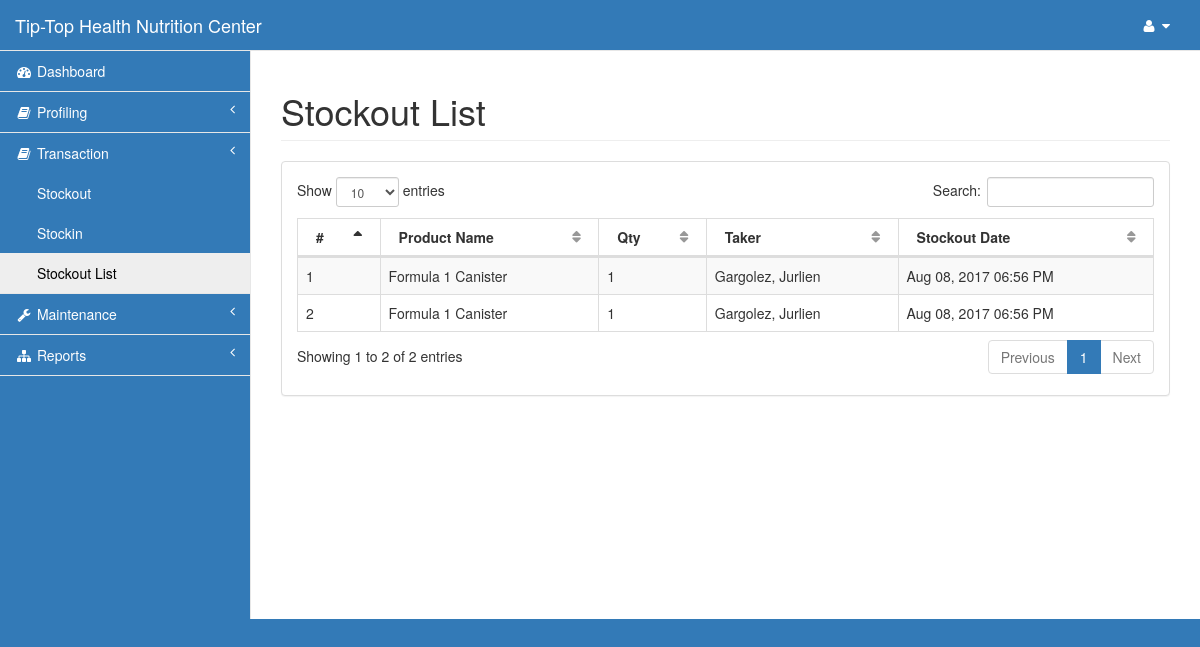
Page /pages/stockout.php (signed in) on the earlier database version.
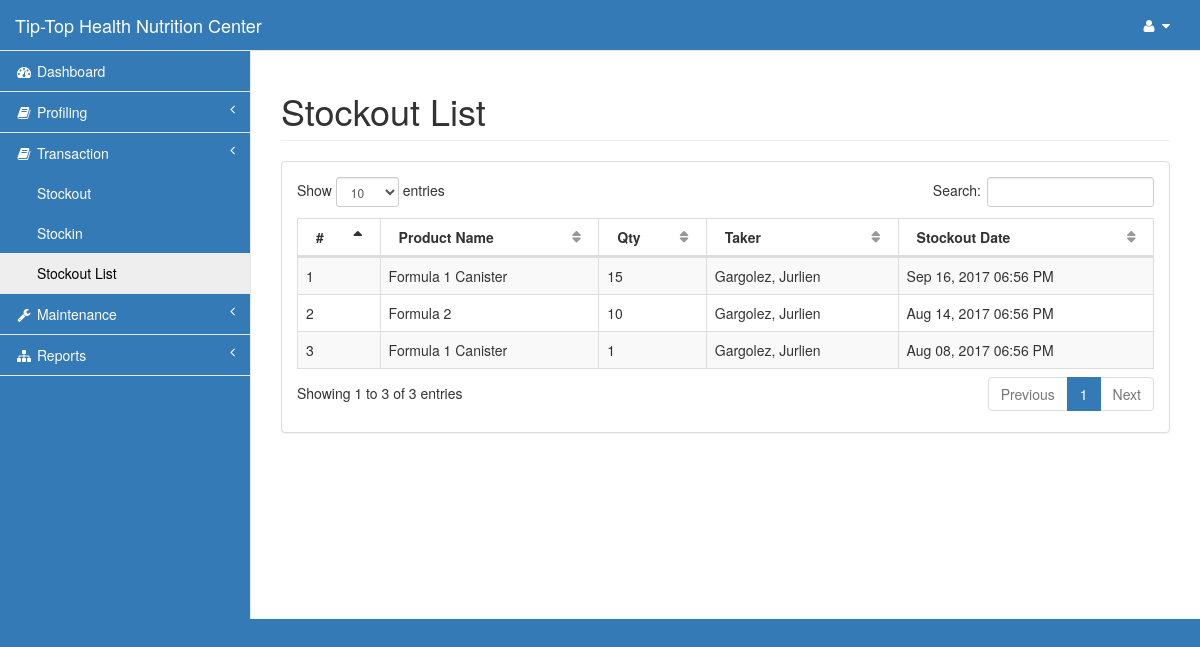
Same page on the later database version.
### tables this page shows
CREATE TABLE `stockout` (
  `stockout_id` int(11) NOT NULL,
  `prod_id` int(11) NOT NULL,
  `stockout_qty` int(11) NOT NULL,
  `stockout_date` datetime NOT NULL,
  `id` int(11) NOT NULL
);

CREATE TABLE `product` (
  `prod_id` int(11) NOT NULL,
  `prod_name` varchar(30) NOT NULL,
  `vol_pts` int(11) NOT NULL,
  `c` int(11) NOT NULL,
  `sc` int(11) NOT NULL,
  `sb` int(11) NOT NULL,
  `supv` int(11) NOT NULL,
  `retail` int(11) NOT NULL,
  `profitc` int(11) NOT NULL,
  `profitsc` int(11) NOT NULL,
  `profitsb` int(11) NOT NULL,
  `profitsupv` int(11) NOT NULL,
  `qty` int(11) NOT NULL,
  `reorder` int(11) NOT NULL,
  `cat_id` int(11) NOT NULL
);

CREATE TABLE `taker` (
  `id` int(11) NOT NULL,
  `last` varchar(15) NOT NULL,
  `first` varchar(15) NOT NULL,
  `phone` varchar(11) NOT NULL,
  `gender` varchar(6) NOT NULL,
  `bday` date NOT NULL,
  `referrer_name` varchar(30) NOT NULL,
  `referrer_contact` varchar(30) NOT NULL,
  `address` varchar(100) NOT NULL,
  `email` varchar(30) NOT NULL,
  `status` varchar(8) NOT NULL,
  `points` decimal(7,2) NOT NULL,
  `discount` decimal(10,2) NOT NULL,
  `height` decimal(5,2) NOT NULL,
  `orig_weight` decimal(5,2) NOT NULL
);

### pages/stockout.php (the view, shortened to what this page needs)
<?php include('session.php');?>
<!DOCTYPE html>
<html lang="en">
<head>
    <?php include('css.php');?>
</head>
<body>
    <div id="wrapper">
        <?php include('nav.php');?>
        <div id="page-wrapper">
            <div class="row">
                <div class="col-lg-12">
                    <h1 class="page-header">Stockout List</h1>
                </div>
            </div>
            <div class="row">
                <div class="col-lg-12">
                    <div class="panel panel-default">
                        <div class="panel-body">
                            <table width="100%" class="table table-striped table-bordered table-hover" id="dataTables-example">
                                <thead>
                                    <tr>
                                        <th>#</th>
                                        <th>Product Name</th>
                                        <th>Qty</th>
                                        <th>Taker</th>
                                        <th>Stockout Date</th>
                                    </tr>
                                </thead>
                                <tbody>
<?php
        $query=mysqli_query($con,"select * from stockout natural join product natural join taker order by stockout_date desc")or die(mysqli_error($con));
            $i=1;
          while ($row=mysqli_fetch_array($query)){
?>
                                    <tr class="odd gradeX">
                                        <td class="center"><?php echo $i;?></td>
                                        <td><?php echo $row['prod_name'];?></td>
                                        <td><?php echo $row['stockout_qty'];?></td>
                                        <td><?php echo $row['last'].", ".$row['first'];?></td>
                                        <td><?php echo date("M d, Y h:i A",strtotime($row['stockout_date']));?></td>
                                    </tr>
<?php $i++;}?>
                                </tbody>
                            </table>
                    </div>
                </div>
            </div>
        </div>
    </div>
</body>
</html>

Differences in the rows shown:
added stockout: prod.prod_name "Formula 1 Canister", stockout_qty "15", taker.last "Gargolez", taker.first "Jurlien", stockout_date "Sep 16, 2017 06:56 PM"
changed stockout: prod.prod_name "Formula 1 Canister" → "Formula 2"; stockout_qty "1" → "10"; stockout_date "Aug 08, 2017 06:56 PM" → "Aug 14, 2017 06:56 PM"
Other differences:
text written by a page script: "Show entries Search: Showing 1 to 2 of 2 entries Previous 1 Next" → "Show entries Search: Showing 1 to 3 of 3 entries Previous 1 Next"
